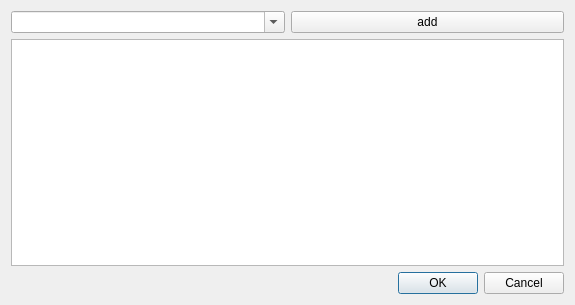
<?xml version="1.0" encoding="UTF-8"?>
<ui version="4.0">
 <class>Dialog</class>
 <widget class="QDialog" name="Dialog">
  <property name="geometry">
   <rect>
    <x>0</x>
    <y>0</y>
    <width>575</width>
    <height>305</height>
   </rect>
  </property>
  <property name="windowTitle">
   <string>Dialog</string>
  </property>
  <layout class="QVBoxLayout" name="verticalLayout">
   <item>
    <layout class="QHBoxLayout" name="horizontalLayout">
     <item>
      <widget class="QComboBox" name="comboBox">
       <property name="editable">
        <bool>true</bool>
       </property>
      </widget>
     </item>
     <item>
      <widget class="QPushButton" name="btnAdd">
       <property name="text">
        <string>add</string>
       </property>
      </widget>
     </item>
    </layout>
   </item>
   <item>
    <widget class="QListWidget" name="listWidget">
     <property name="selectionMode">
      <enum>QAbstractItemView::ExtendedSelection</enum>
     </property>
    </widget>
   </item>
   <item>
    <widget class="QDialogButtonBox" name="buttonBox">
     <property name="standardButtons">
      <set>QDialogButtonBox::Cancel|QDialogButtonBox::Ok</set>
     </property>
    </widget>
   </item>
  </layout>
 </widget>
 <resources/>
 <connections/>
</ui>
